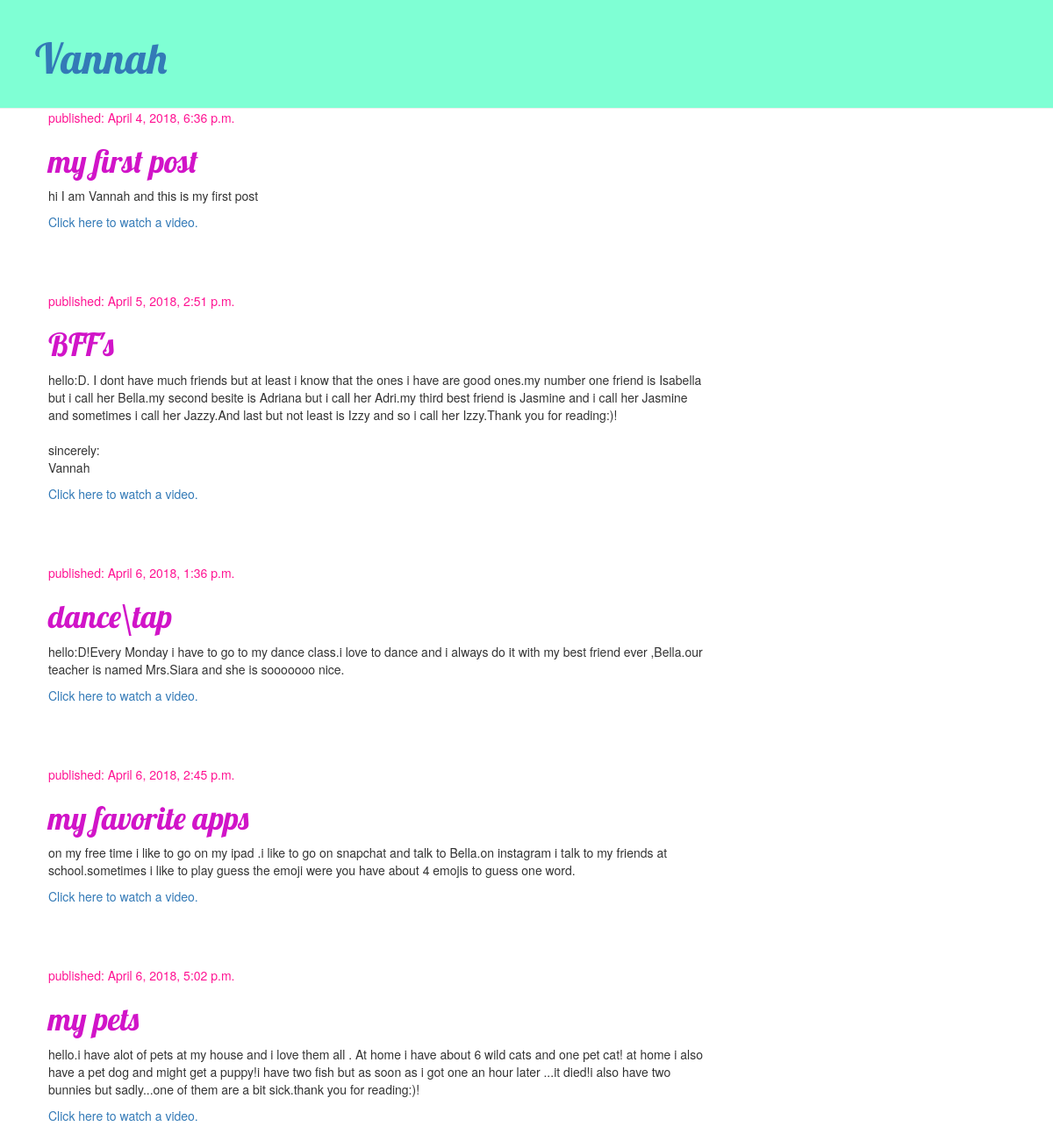
The page / on the database its author committed.
### blog/models.py (models this page shows, shortened)
class Post(models.Model):
    author = models.ForeignKey('auth.User', on_delete=models.CASCADE)
    title = models.CharField(max_length=200)
    text = models.TextField()
    created_date = models.DateTimeField(
            default=timezone.now)
    published_date = models.DateTimeField(
            blank=True, null=True)
    link = models.URLField(blank=True)

### blog/views.py (the view)
# urls.py: url(r'^$', views.post_list, name='post_list'),
def post_list(request):
    posts = Post.objects.filter(published_date__lte=timezone.now()).order_by('published_date')
    return render(request, 'blog/post_list.html', {'posts': posts})

### bermuda-master/blog/templates/blog/post_list.html (shortened to what this page needs)
{% load staticfiles %}
<html>
    <head>
        <link rel="stylesheet" href="//maxcdn.bootstrapcdn.com/bootstrap/3.2.0/css/bootstrap.min.css">
        <link rel="stylesheet" href="//maxcdn.bootstrapcdn.com/bootstrap/3.2.0/css/bootstrap-theme.min.css">
        <link rel="stylesheet" href="{% static 'css/blog.css' %}">
    </head>
    <body>
        <div class="page-header">
            <h1><a href="/">Vannah</a></h1>
        </div>
        <div class="content container">
            <div class="row">
                <div class="col-md-8">
                    {% for post in posts %}
                        <div class="post">
                            <div class="date">
                                <p>published: {{ post.published_date }}</p>
                            </div>
                            <h1><a href="">{{ post.title }}</a></h1>
                            <p>{{ post.text|linebreaksbr }}</p>
                            <a href="{{ post.link }}">Click here to watch a video.</a>
                        </div>
                    {% endfor %}
                </div>
            </div>
        </div>
    </body>
</html>

### blog/static/css/blog.css (style rules this page uses)
.page-header { background-color:aquamarine; margin-top: 0; margin-bottom: 0; padding: 20px 20px 20px 40px; }
.page-header h1, .page-header h1 a, .page-header h1 a:visited, .page-header h1 a:active { color:zazure; font-size: 36pt; text-decoration: none; }
.content { margin-left: 40px; }
h1, h2, h3, h4 { font-family: 'lobster', cursive; }
.date { color:deeppink; }
.post { margin-bottom: 70px; }
.post h1 a, .post h1 a:visited { color: #d114c8; }

### rows shown on the page
Post: published_date "April 4, 2018, 6:36 p.m.", title "my first post", text "hi I am Vannah and this is my first post"
Post: published_date "April 5, 2018, 2:51 p.m.", title "BFF's", text "hello:D. I dont have much friends but at least i know that the ones i have are good ones.my number one friend is Isabella but i call her Bella.my second besite is Adriana but i call her Adri.my third best friend is Jasmine and i call her Jasmine and sometimes i call her Jazzy.And last but not least is Izzy and so i call her Izzy.Thank you for reading:)! sincerely: Vannah"
Post: published_date "April 6, 2018, 1:36 p.m.", title "dance\\tap", text "hello:D!Every Monday i have to go to my dance class.i love to dance and i always do it with my best friend ever ,Bella.our teacher is named Mrs.Siara and she is sooooooo nice."
Post: published_date "April 6, 2018, 2:45 p.m.", title "my favorite apps", text "on my free time i like to go on my ipad .i like to go on snapchat and talk to Bella.on instagram i talk to my friends at school.sometimes i like to play guess the emoji were you have about 4 emojis to guess one word."
Post: published_date "April 6, 2018, 5:02 p.m.", title "my pets", text "hello.i have alot of pets at my house and i love them all . At home i have about 6 wild cats and one pet cat! at home i also have a pet dog and might get a puppy!i have two fish but as soon as i got one an hour later ...it died!i also have two bunnies but sadly...one of them are a bit sick.thank you for reading:)!"
